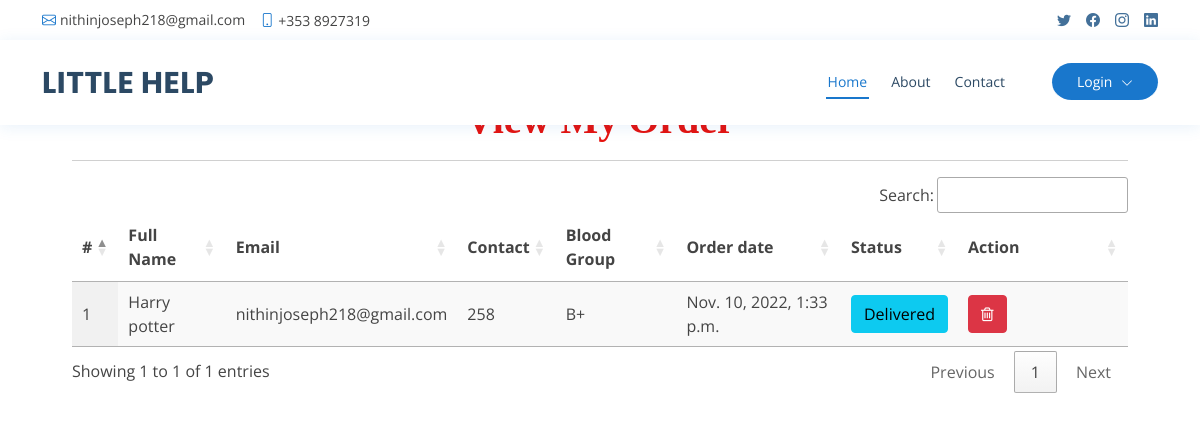
The app's page /all_order with its own data.
### blood_app/models.py (models this page shows, shortened)
class Order(models.Model):
    status = models.CharField(max_length=100, null=True, blank=True)
    user = models.ForeignKey(UserProfile, on_delete=models.CASCADE, null=True, blank=True)
    blood_donation = models.ForeignKey(Blood_Donation, on_delete=models.CASCADE, null=True, blank=True)
    amount = models.CharField(max_length=100, null=True, blank=True)
    created = models.DateTimeField(auto_now=True,null=True)

class UserProfile(models.Model):
    user = models.ForeignKey(User, on_delete=models.CASCADE, null=True)
    contact = models.CharField(max_length=100, null=True)
    address = models.CharField(max_length=100, null=True)
    blood_group = models.ForeignKey(Category, on_delete=models.CASCADE, null=True, blank=True)
    dob = models.DateField(null=True)
    image = models.FileField(null=True)

class Blood_Donation(models.Model):
    status = models.CharField(max_length=100, null=True, blank=True)
    user = models.ForeignKey(UserProfile, on_delete=models.CASCADE, null=True, blank=True)
    blood_group = models.ForeignKey(Category, on_delete=models.CASCADE, null=True, blank=True)
    place = models.CharField(max_length=100, null=True, blank=True)
    purpose = models.CharField(max_length=100, null=True, blank=True)
    created = models.DateTimeField(auto_now=True,null=True)
    active = models.BooleanField(null=True, blank=True, default=False)

class Category(models.Model):
    name = models.CharField(max_length=100, null=True, blank=True)

### blood_app/views.py (the view)
# urls.py: path('all_order', all_order, name='all_order'),
def all_order(request):
    data = Order.objects.filter()
    return render(request, "all_order.html",{'data':data})

### blood_app/templates/all_order.html
{% extends 'index.html' %}
{% load static %}
{% block body %}
<div class="container-fluid" style="width:90%;margin-top:8%">
                    <div class="container-fluid">
                        <h1 align="center" style="font-weight:bold;font-family : 'Monotype Corsiva' ; color : #E6120E ;margin-top:4%">View My Order</h1>
                         </div><hr>
                                <table id="example" class="display" style="width:100%">
                                  <thead>
                                    <tr>
                                      <th>#</th>
                                      <th>Full Name</th>
                                      <th>Email</th>
                                      <th>Contact</th>
                                      <th>Blood Group</th>
                                      <th>Order date</th>
                                      <th>Status</th>
                                      <th>Action</th>
                                  </tr>
                              </thead>
                              <tbody>
                              {% for i in data %}
                                <tr>
                                  <td>{{forloop.counter}}</td>
                                  <td>{{i.user.user.first_name}} {{i.user.user.last_name}}</td>
                                  <td>{{i.user.user.email}}</td>
                                  <td>{{i.user.contact}}</td>
                                  <td>{{i.blood_donation.blood_group.name}}</td>
                                  <td>{{i.created}}</td>
                                  <td>
                                        <a href="{% url 'change_order_status' i.id %}" ><button class="btn btn-info" onclick="return confirm('Are you sure to change status?')">{{i.status}}</button></a>
                                  </td>
                                    <td style="width:150px">
                                      <a href="{% url 'delete_order' i.id %}" ><button class="btn btn-danger" onclick="return confirm('Are you sure?')"><i class="fa fa-trash-o"></i></button></a></td>
                              </tr>
                              {% endfor %}
                          </tbody>
                      </table>
                  </div>
{% endblock %}

### blood_app/static/css/style.css (style rules this page uses)
body { font-family: "Open Sans", sans-serif; color: #444444; }
a { color: #1977cc; text-decoration: none; }
h1, h2, h3, h4, h5, h6 { font-family: "Raleway", sans-serif; }

### records on screen
Order: user.user.first_name "Harry", user.user.last_name "potter", user.user.email "nithinjoseph218@gmail.com", user.contact "258", blood_donation.blood_group.name "B+", created "Nov. 10, 2022, 1:33 p.m.", status "Delivered"
